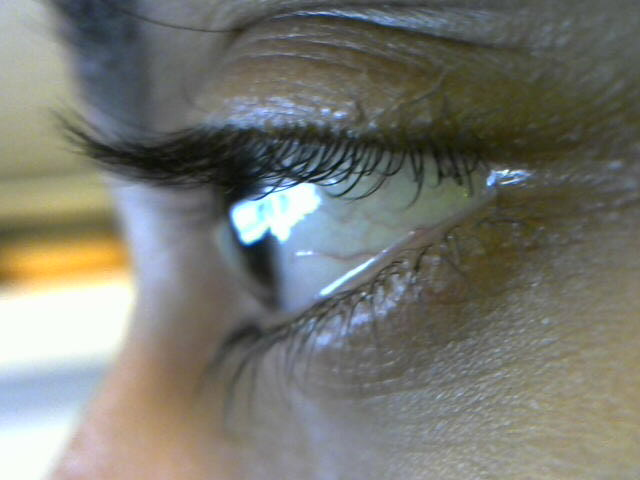
#> input picture attempts/image.jpg, 640 x 480 px, given in place of reading.mp4, which was not available
$ python 2VERIFY.py
#> lines starting #> are read from the running program, lines starting #| are printed output that depends on the picture; after the words box and inside, x2 and y2 are one past the last pixel; in counts of white or black regions, pixels touching at a corner belong together; pictures that were not available may be replaced by others from this repository, and a replacement may not be noted
import numpy as np
import cv2
import scipy
from scipy import ndimage
import datetime
import imutils
import time

# [4 lines of commented-out code are left out]
cap = cv2.VideoCapture('/home/sasidhy1/Desktop/eds_azzzist/SAMPLES/reading.mp4')

start_time = time.time()

while(True):
    ret, frame = cap.read()
#> frame is the input picture: shape (480, 640, 3); mean B, G, R 113.3, 120.8, 119.9
    frame = cv2.resize(frame,(640,360))
#> frame: shape (360, 640, 3)

    roi = frame[70:360, 300:640]

    gray = cv2.cvtColor(roi, cv2.COLOR_BGR2GRAY)
    ret, thresh_img = cv2.threshold(gray,200,255,cv2.THRESH_BINARY)
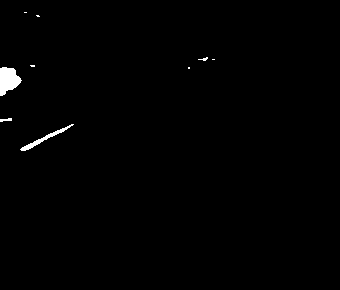
#> thresh_img: shape (290, 340); 0.73% white; 9 white regions (6 under 20 px), largest, box (x1, y1, x2, y2) and area: (0, 67, 22, 96) 427, (20, 124, 74, 151) 213, (0, 118, 12, 122) 31

    clahe = cv2.createCLAHE(clipLimit=5.0, tileGridSize=(4,4))
    hist = clahe.apply(gray)
    blur = cv2.bilateralFilter(hist,9,75,75)
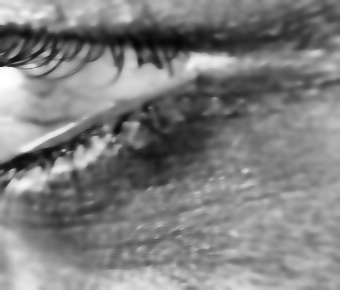
#> blur: shape (290, 340); min 4, max 255, mean 127.5
    edges = cv2.Canny(blur,200,220)
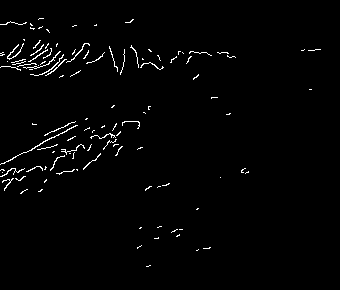
#> edges: shape (290, 340); 1.6% white in thin lines or dots, all inside (x1, y1, x2, y2) = (0, 18, 321, 267)

    status = "eyes closed"
    elapsed_time = time.time() - start_time
    curr = time.strftime("%H:%M:%S", time.gmtime(elapsed_time))

    contours1 =  cv2.findContours(edges,cv2.RETR_TREE,cv2.CHAIN_APPROX_SIMPLE)[-2]
#> contours1 = 112 contours, 111 with area under 20; largest, box (x1, y1, x2, y2) and area: (0, 125, 78, 165) 29
    for c in contours1:
        if cv2.contourArea(c) > 9:
            status = "eyes OPEN"
            M = cv2.moments(c)
            cX = int(M["m10"] / M["m00"])
            cY = int(M["m01"] / M["m00"])

            cv2.drawContours(gray, [c], -1, 0, 2)
            cv2.circle(gray, (cX, cY), 7, 0, -1)

            contours2 =  cv2.findContours(thresh_img,cv2.RETR_TREE,cv2.CHAIN_APPROX_SIMPLE)[-2]
            for c in contours2:
                cv2.drawContours(roi, [c], -1, (255,255,255), -1)
#> this loop made 112 passes
#> (cX, cY) on passes 18, 27, 31, 48, 67, 71, 78, 85, 93, 98, 101: (7, 182), (10, 171), (90, 161), (42, 142), (151, 65), (56, 66), (52, 65), (46, 60), (38, 54), (79, 50), (14, 51)
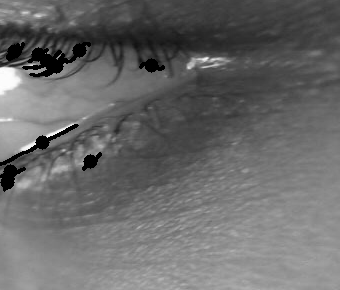
#> gray: shape (290, 340); min 0, max 254, mean 105.4
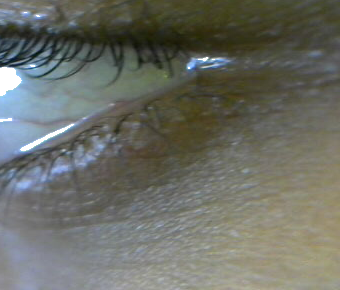
#> roi: shape (290, 340, 3); mean B, G, R 101.7, 109.7, 107.3

    new = roi[cY:360-70, 0:640-360]

    cv2.putText(img = frame,
            text = 'elapsed time: {}'.format(curr),
            org = (10,20),
            fontFace = cv2.FONT_HERSHEY_DUPLEX,
            fontScale = 0.5,
            color = (0, 255, 0))

    cv2.putText(img = frame,
            text = 'status: {}'.format(status),
            org = (10,40),
            fontFace = cv2.FONT_HERSHEY_DUPLEX,
            fontScale = 0.5,
            color = (0, 255, 0))
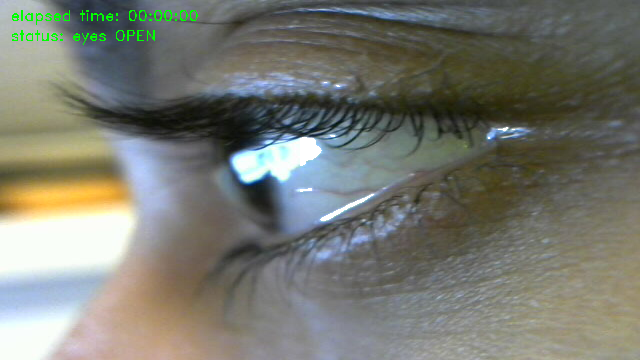
#> frame: shape (360, 640, 3); mean B, G, R 112.8, 121.5, 119.6

    cv2.imshow("disp1", frame)
    cv2.imshow("disp", gray)
    cv2.imshow("disp2", roi)
    cv2.imshow("disp3", new)
    cv2.imshow("images", np.hstack([edges, gray]))
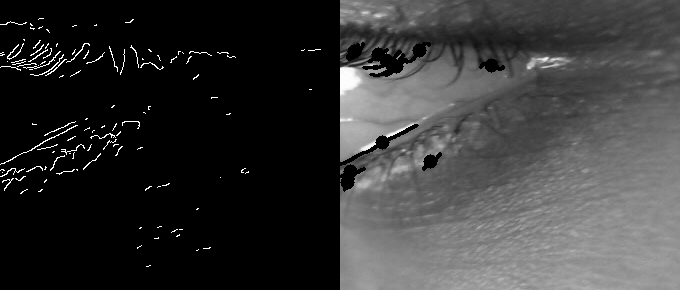
#> window 'images': shape (290, 680); min 0, max 255, mean 54.8

    if cv2.waitKey(1) & 0xFF == ord('q'):
#> (key q is pressed here)
        break

cap.release()
cv2.destroyAllWindows()
